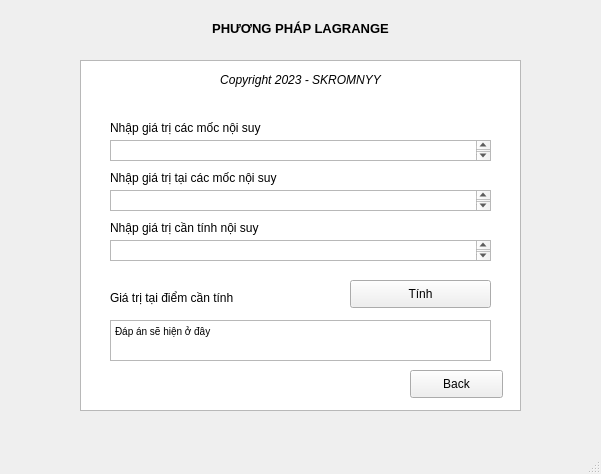
<?xml version="1.0" encoding="UTF-8"?>
<ui version="4.0">
 <class>calclagra</class>
 <widget class="QMainWindow" name="calclagra">
  <property name="geometry">
   <rect>
    <x>0</x>
    <y>0</y>
    <width>601</width>
    <height>474</height>
   </rect>
  </property>
  <property name="windowTitle">
   <string>MainWindow</string>
  </property>
  <widget class="QWidget" name="calc_lagrange">
   <widget class="QLabel" name="label">
    <property name="geometry">
     <rect>
      <x>0</x>
      <y>20</y>
      <width>601</width>
      <height>16</height>
     </rect>
    </property>
    <property name="font">
     <font>
      <family>Arial</family>
      <pointsize>10</pointsize>
      <weight>75</weight>
      <bold>true</bold>
     </font>
    </property>
    <property name="text">
     <string>PHƯƠNG PHÁP LAGRANGE</string>
    </property>
    <property name="alignment">
     <set>Qt::AlignCenter</set>
    </property>
   </widget>
   <widget class="QTextBrowser" name="textBrowser">
    <property name="geometry">
     <rect>
      <x>80</x>
      <y>60</y>
      <width>441</width>
      <height>351</height>
     </rect>
    </property>
   </widget>
   <widget class="QLabel" name="label_2">
    <property name="geometry">
     <rect>
      <x>110</x>
      <y>120</y>
      <width>171</width>
      <height>16</height>
     </rect>
    </property>
    <property name="text">
     <string>Nhập giá trị các mốc nội suy</string>
    </property>
   </widget>
   <widget class="QLabel" name="label_3">
    <property name="geometry">
     <rect>
      <x>110</x>
      <y>170</y>
      <width>201</width>
      <height>16</height>
     </rect>
    </property>
    <property name="text">
     <string>Nhập giá trị tại các mốc nội suy</string>
    </property>
   </widget>
   <widget class="QLabel" name="label_4">
    <property name="geometry">
     <rect>
      <x>110</x>
      <y>220</y>
      <width>201</width>
      <height>16</height>
     </rect>
    </property>
    <property name="text">
     <string>Nhập giá trị cần tính nội suy</string>
    </property>
   </widget>
   <widget class="QPushButton" name="tinh">
    <property name="geometry">
     <rect>
      <x>350</x>
      <y>280</y>
      <width>141</width>
      <height>28</height>
     </rect>
    </property>
    <property name="text">
     <string>Tính</string>
    </property>
   </widget>
   <widget class="QPushButton" name="back">
    <property name="geometry">
     <rect>
      <x>410</x>
      <y>370</y>
      <width>93</width>
      <height>28</height>
     </rect>
    </property>
    <property name="text">
     <string>Back</string>
    </property>
   </widget>
   <widget class="QLabel" name="label_5">
    <property name="geometry">
     <rect>
      <x>80</x>
      <y>70</y>
      <width>441</width>
      <height>20</height>
     </rect>
    </property>
    <property name="font">
     <font>
      <italic>true</italic>
     </font>
    </property>
    <property name="text">
     <string>Copyright 2023 - SKROMNYY</string>
    </property>
    <property name="alignment">
     <set>Qt::AlignCenter</set>
    </property>
   </widget>
   <widget class="QTextEdit" name="mocnoisuy">
    <property name="geometry">
     <rect>
      <x>110</x>
      <y>140</y>
      <width>381</width>
      <height>21</height>
     </rect>
    </property>
   </widget>
   <widget class="QTextEdit" name="giatrimocnoisuy">
    <property name="geometry">
     <rect>
      <x>110</x>
      <y>190</y>
      <width>381</width>
      <height>21</height>
     </rect>
    </property>
   </widget>
   <widget class="QTextEdit" name="giatrinoisuy">
    <property name="geometry">
     <rect>
      <x>110</x>
      <y>240</y>
      <width>381</width>
      <height>21</height>
     </rect>
    </property>
   </widget>
   <widget class="QLabel" name="label_6">
    <property name="geometry">
     <rect>
      <x>110</x>
      <y>290</y>
      <width>141</width>
      <height>16</height>
     </rect>
    </property>
    <property name="text">
     <string>Giá trị tại điểm cần tính</string>
    </property>
   </widget>
   <widget class="QTextEdit" name="output">
    <property name="geometry">
     <rect>
      <x>110</x>
      <y>320</y>
      <width>381</width>
      <height>41</height>
     </rect>
    </property>
    <property name="html">
     <string>&lt;!DOCTYPE HTML PUBLIC &quot;-//W3C//DTD HTML 4.0//EN&quot; &quot;http://www.w3.org/TR/REC-html40/strict.dtd&quot;&gt;
&lt;html&gt;&lt;head&gt;&lt;meta name=&quot;qrichtext&quot; content=&quot;1&quot; /&gt;&lt;style type=&quot;text/css&quot;&gt;
p, li { white-space: pre-wrap; }
&lt;/style&gt;&lt;/head&gt;&lt;body style=&quot; font-family:'MS Shell Dlg 2'; font-size:7.8pt; font-weight:400; font-style:normal;&quot;&gt;
&lt;p style=&quot; margin-top:0px; margin-bottom:0px; margin-left:0px; margin-right:0px; -qt-block-indent:0; text-indent:0px;&quot;&gt;Đáp án sẽ hiện ở đây&lt;/p&gt;&lt;/body&gt;&lt;/html&gt;</string>
    </property>
   </widget>
  </widget>
  <widget class="QMenuBar" name="menubar">
   <property name="geometry">
    <rect>
     <x>0</x>
     <y>0</y>
     <width>601</width>
     <height>26</height>
    </rect>
   </property>
  </widget>
  <widget class="QStatusBar" name="statusbar"/>
 </widget>
 <resources/>
 <connections/>
</ui>
